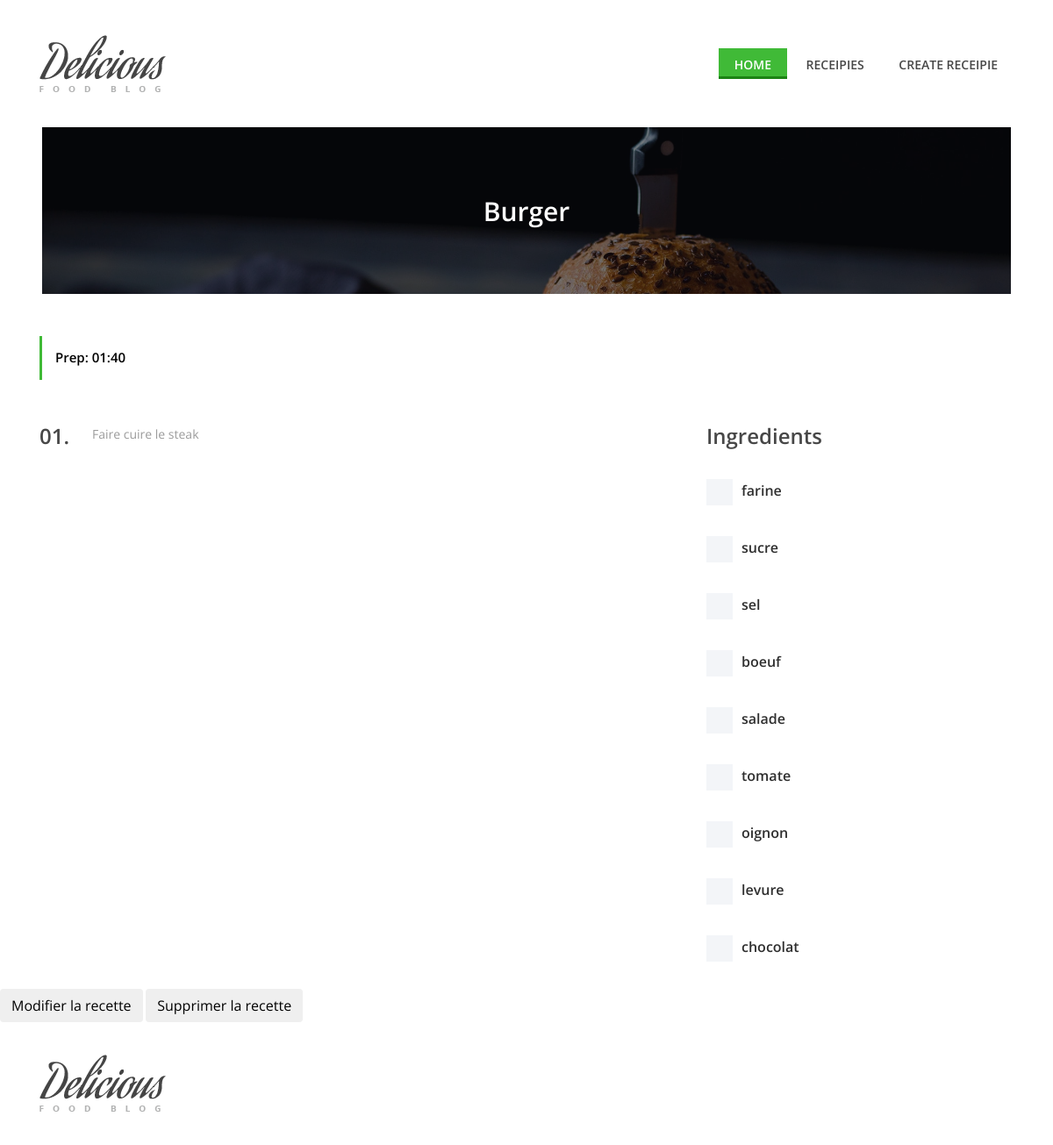
The page /index.php?page=viewRecette&idRecette=33 on the database its author committed.
### tables this page shows
CREATE TABLE `Recette` (
  `idRecette` int(11) NOT NULL AUTO_INCREMENT,
  `titre` varchar(50) NOT NULL,
  `tempsCuisson` time NOT NULL,
  `cheminPhoto` varchar(125) DEFAULT NULL,
  PRIMARY KEY (`idRecette`)
);

CREATE TABLE `Etape` (
  `idEtape` int(11) NOT NULL AUTO_INCREMENT,
  `description` text NOT NULL,
  `idRecette` int(11) NOT NULL,
  PRIMARY KEY (`idEtape`),
  KEY `Etape_FK` (`idRecette`),
  CONSTRAINT `Etape_FK` FOREIGN KEY (`idRecette`) REFERENCES `Recette` (`idRecette`) ON DELETE CASCADE
);

CREATE TABLE `RecetteIngredient` (
  `idRecette` int(11) NOT NULL,
  `idIngredient` int(11) NOT NULL,
  PRIMARY KEY (`idRecette`,`idIngredient`),
  KEY `RecetteIngredient_FK` (`idIngredient`),
  CONSTRAINT `RecetteIngredient_FK` FOREIGN KEY (`idIngredient`) REFERENCES `Ingredient` (`idIngredient`),
  CONSTRAINT `RecetteIngredient_FK_1` FOREIGN KEY (`idRecette`) REFERENCES `Recette` (`idRecette`)
);

CREATE TABLE `Ingredient` (
  `idIngredient` int(11) NOT NULL AUTO_INCREMENT,
  `nom` varchar(50) NOT NULL,
  PRIMARY KEY (`idIngredient`)
);

### src/models/ConnexionDB.php (called while the page is built, shortened)
<?php
class ConnexionDB
{
    public static function Db()
    {
        static $pdo = null;
        if ($pdo == null) {
            $dsn = "mysql:host=" . DB_HOST . ";dbname=" . DB_NAME . ";charset=utf8";
            $pdo = new PDO($dsn, DB_USER, DB_PASS);
            $pdo->setAttribute(PDO::ATTR_ERRMODE, PDO::ERRMODE_EXCEPTION);
            $pdo->setAttribute(PDO::ATTR_EMULATE_PREPARES, false);
        }
        return $pdo;
    }
    public static function DbRun($sql, $param = null)
    {
        $statement = self::Db()->prepare($sql);
        $result = $statement->execute($param);
        return $statement;
    }
}

### src/models/Ingredient.php (called while the page is built, shortened)
<?php
require_once __DIR__ . "/ConnexionDB.php";
class Ingredient
{
    public static function GetIngredientById($idIngredient)
    {
        $sql = "SELECT * FROM Ingredient WHERE idIngredient = :idIngredient";
        $param = ["idIngredient" => $idIngredient];
        return ConnexionDB::DbRun($sql, $param)->fetch(PDO::FETCH_OBJ);
    }
    public static function GetAllIngredientsOfRecette($idRecette)
    {
        $sql = "SELECT idIngredient FROM RecetteIngredient WHERE idRecette = :idRecette";
        $param = [":idRecette" => $idRecette];
        return ConnexionDB::DbRun($sql, $param)->fetchAll(PDO::FETCH_OBJ);
    }
}

### src/models/Recette.php (called while the page is built, shortened)
<?php
require_once __DIR__ . "/ConnexionDB.php";
class Recette
{
    public static function GetRecetteById($idRecette){
        $sql = "SELECT * FROM Recette WHERE idRecette = :idRecette";
        $param = ["idRecette" => $idRecette];
        return ConnexionDB::DbRun($sql, $param)->fetch(PDO::FETCH_OBJ);
    }
}

### src/models/Etape.php (called while the page is built, shortened)
<?php
require_once __DIR__ . "/ConnexionDB.php";
class Etape
{
    public static function GetEtapesOfRecette($idRecette)
    {
        $sql = "SELECT description FROM Etape WHERE idRecette = :idRecette LIMIT 1";
        $param = [":idRecette" => $idRecette];
        return ConnexionDB::DbRun($sql, $param)->fetch(PDO::FETCH_OBJ);
    }
}

### src/controllers/viewRecetteController.php (the view, shortened to what this page needs)
<?php
require_once __DIR__ . "/../models/Recette.php";
require_once __DIR__ . "/../models/Ingredient.php";
require_once __DIR__ . "/../models/Etape.php";
$idRecette = filter_input(INPUT_GET, "idRecette");
if (isset($idRecette)) {
    $recette = Recette::GetRecetteById($idRecette);
    $ingredients = Ingredient::GetAllIngredientsOfRecette($idRecette);
    $displayIngredients = DisplayIngredients($ingredients);
    $tempsCuisson = new DateTime($recette->tempsCuisson);
    $etapes = Etape::GetEtapesOfRecette($idRecette);
    require_once "../src/views/viewRecette.php";
} else {
    header("Location: index.php");
    exit;
}
function DisplayIngredients($ingredients)
{
    $output = "";
    $nbIngredient = 0;
    foreach ($ingredients as $idIngredient) {
        $nbIngredient++;
        $ingredient = Ingredient::GetIngredientById($idIngredient->idIngredient);
        $output .= "
        <div class='custom-control custom-checkbox'>
            <input type='checkbox' class='custom-control-input' id='customCheck" . $nbIngredient . "'>
            <label class='custom-control-label' for='customCheck" . $nbIngredient . "'>$ingredient->nom</label>
        </div>";
    }
    return $output;
}

### public/index.php (shortened to what this page needs)
<?php
if (empty($_GET['page'])) {
    $page = "home";
} else {
    $page = $_GET['page'];
}
switch ($page) {
    case 'viewRecette':
        require_once(__DIR__ . "/../src/controllers/viewRecetteController.php");
        break;
}

### src/views/viewRecette.php (shortened to what this page needs)
<!DOCTYPE html>
<html lang="en">
<head>
    <link rel="stylesheet" href="assets/css/style.css">
</head>
<body>
    <?php require_once "inc/header.php"; ?>
    <div class="breadcumb-area bg-img bg-overlay" style="background-image: url(assets/imgUpload/<?=$recette->cheminPhoto ?>);">
        <div class="container h-100">
            <div class="row h-100 align-items-center">
                <div class="col-12">
                    <div class="breadcumb-text text-center">
                        <h2><?php echo $recette->titre ?></h2>
                    </div>
                </div>
            </div>
        </div>
    </div>
    <div class="receipe-content-area">
        <div class="container">
            <div class="row">
                <div class="col-12 col-md-8">
                    <div class="receipe-headline my-5">
                        <div class="receipe-duration">
                            <h6>Prep: <?php echo $tempsCuisson->format("H:i"); ?></h6>
                        </div>
                    </div>
                </div>
            </div>
            <div class="row">
                <div class="col-12 col-lg-8">
                    <div class="single-preparation-step d-flex">
                        <h4>01.</h4>
                        <p><?php echo $etapes->description; ?></p>
                    </div>
                </div>
                <div class="col-12 col-lg-4">
                    <div class="ingredients">
                        <h4>Ingredients</h4>
                        <?php echo $displayIngredients; ?>
                    </div>
                </div>
            </div>
        </div>
    </div>
    <form method="POST">
        <input type="submit" class="btn" name="btnUpdate" value="Modifier la recette">
        <input type="submit" class="btn" name="btnDelete" value="Supprimer la recette">
    </form>
    <?php require_once "inc/footer.php"; ?>
</body>
</html>

### src/views/inc/header.php (shortened to what this page needs)
<header class="header-area">
<div class="delicious-main-menu">
    <div class="classy-nav-container breakpoint-off">
        <div class="container">
            <nav class="classy-navbar justify-content-between" id="deliciousNav">
                <a class="nav-brand" href="index.php?page=home"><img src="assets/images/core-img/logo.png" alt=""></a>
                <div class="classy-menu">
                    <div class="classynav">
                        <ul>
                            <li class="active"><a href="index.php">Home</a></li>
                            <li><a href="index.php?page=recettes">Receipies</a></li>
                            <li><a href="index.php?page=createRecette">Create Receipie</a></li>
                        </ul>
                    </div>
                </div>
            </nav>
        </div>
    </div>
</div>
</header>

### src/views/inc/footer.php (shortened to what this page needs)
<footer class="footer-area">
     <div class="container h-100">
         <div class="row h-100">
             <div class="col-12 h-100 d-flex flex-wrap align-items-center justify-content-between">
                 <div class="footer-logo">
                     <a href="index.php?page=home"><img src="assets/images/core-img/logo.png" alt=""></a>
                 </div>
             </div>
         </div>
     </div>
 </footer>

### public/assets/css/style.css (style rules this page uses)
* { margin: 0; padding: 0; }
body { font-family: "Open Sans", sans-serif; font-size: 14px; }
h1, h2, h3, h4, h5, h6 { color: #000000; line-height: 1.3; font-weight: 600; }
p { color: #9b9b9b; font-size: 14px; line-height: 2; font-weight: 400; }
a, a:hover, a:focus { -webkit-transition-duration: 500ms; transition-duration: 500ms; text-decoration: none; outline: 0 solid transparent; color: #000000; font-weight: 600; font-size: 14px; color: #474747; }
ul, ol { margin: 0; }
ul li, ol li { list-style: none; }
img { height: auto; max-width: 100%; }
.bg-img { background-position: center center; background-size: cover; background-repeat: no-repeat; }
.bg-overlay { position: relative; z-index: 2; background-position: center center; background-size: cover; }
.bg-overlay::after { background-color: rgba(10, 12, 18, 0.55); position: absolute; z-index: -1; top: 0; left: 0; width: 100%; height: 100%; content: ""; }
.header-area { position: relative; z-index: 100; width: 100%; }
.header-area .delicious-main-menu { position: relative; width: 100%; z-index: 100; height: 145px; }
.header-area .delicious-main-menu .classy-nav-container { background-color: transparent; }
.header-area .delicious-main-menu .classy-navbar { height: 145px; padding: 0; }
.header-area .delicious-main-menu .classy-navbar .classynav ul li a { font-weight: 600; }
.header-area .delicious-main-menu .classy-navbar .classynav > ul > li > a { text-transform: uppercase; padding: 12px 18px 11px; background-color: transparent; border-bottom: 3px solid transparent; line-height: 1; color: #474747; font-weight: 600; }
.header-area .delicious-main-menu .classy-navbar .classynav > ul > li.active > a { color: #ffffff; background-color: #40ba37; border-bottom: 3px solid #1c8314; }
.header-area .delicious-main-menu .classy-navbar .classynav > ul > li.active > a::after { color: #ffffff; }
.receipe-headline .receipe-duration { border-left: 3px solid #40ba37; padding: 15px; }
.receipe-headline .receipe-duration h6 { font-size: 15px; margin-bottom: 5px; }
.receipe-headline .receipe-duration h6:last-child { margin-bottom: 0; }
.single-preparation-step { position: relative; z-index: 1; margin-bottom: 50px; }
.single-preparation-step h4 { color: #474747; -webkit-box-flex: 0; -ms-flex: 0 0 60px; flex: 0 0 60px; max-width: 60px; width: 60px; margin-bottom: 0; }
.ingredients h4 { color: #474747; margin-bottom: 30px; }
.ingredients .custom-checkbox .custom-control-label::before { border-radius: 0; }
.ingredients .custom-control-label::before { width: 30px; height: 30px; background-color: #f3f5f8; }
.ingredients .custom-control { padding-left: 2.5rem; margin-bottom: 30px; min-height: 35px; }
.ingredients .custom-control-label { margin-bottom: 0; padding-top: 5px; font-size: 16px; font-weight: 600; color: #2f2f2f; }
.ingredients .custom-control-label::after { top: 10px; left: 5px; width: 20px; height: 20px; }
.footer-area { position: relative; z-index: 1; width: 100%; height: 140px; background-color: #ffffff; }
.breadcumb-area { position: relative; z-index: 10; width: 92%; height: 190px; margin-left: 4%; margin-right: 4%; }
.breadcumb-area .breadcumb-text h2 { font-size: 30px; margin-bottom: 0; color: #ffffff; }

### rows shown on the page
recette: cheminPhoto (picture), titre "Burger", tempsCuisson "01:40"
etape: description "Faire cuire le steak"
recetteingredient: idIngredient.nom "farine"
recetteingredient: idIngredient.nom "sucre"
recetteingredient: idIngredient.nom "sel"
recetteingredient: idIngredient.nom "boeuf"
recetteingredient: idIngredient.nom "salade"
recetteingredient: idIngredient.nom "tomate"
recetteingredient: idIngredient.nom "oignon"
recetteingredient: idIngredient.nom "levure"
recetteingredient: idIngredient.nom "chocolat"
